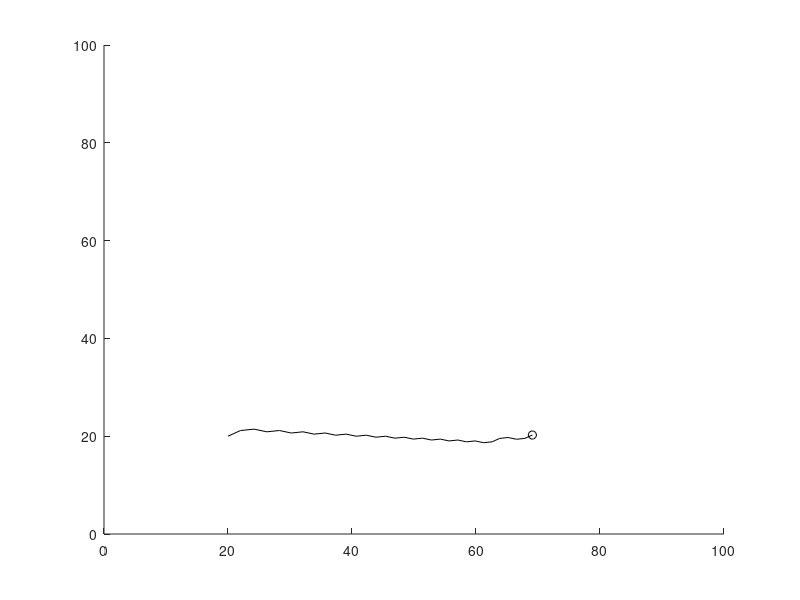

Here is the MATLAB script that generated this plot:
clc;
clear all;
close all;
%% Parameters

% Workspace Dimension
xlim([0 100])           % X Limit
ylim([0 100])           % Y Limit

%Velocity 
vel = 5;             % Maximum Speed m/s
vin = 0;             % Initial Speed m/s

%Steering angle
steering = pi/4;     % Maximum Steering Angle

%Robot in workspace, in x and y range
x = []; 
y = [];
theta = [];
v = []; 
%% Robot Initial Pose

% Initial Position 
x(1) = 20;             
y(1) = 20;              

% Initial Orientation 
theta(1) = pi/6;         

% Inital Velocity
v(1) = 0;

% Point Mass Robot
xlim([0 100])
ylim([0 100])
%% Go To Goal

xg = 70;        % Desired end position, x axis, Goal x.
yg = 20;        % Desired end position, y axis, Goal y.

% Time step
i = 1;                % First time Step
dt = 0.5;

% PID Controller Parameters
Kp = 0.1;         % Proportional Gain
Ki = 0.001;       % Integral Gain
Kd = 0.03;        % Derivative Gain

% Predefined Values
error = 0;             
previous_error = 0;
integral = 0;
setpoint = 3; % (Vref = 3 m/s)
measured_value = 0;
output = 3;
 
while 1
   
    % Velocity Control
    error = setpoint - vel; 
    integral = integral + error*dt;
    derivative = (error - previous_error)/dt;
    
    output = Kp*error + Ki*integral + Kd*derivative; % Output of controller

    previous_error = error;
    
    vel = vel + output - 0.01*vel;
           
    % Angular Control
    thetaD = atan2(yg-y(i),xg-x(i));    % Steer toward the goal
    E = atan2(sin(thetaD - theta(i)),cos(thetaD - theta(i)));  % e' = atan2(sin(e),cos(e)) ; e = thetaD - theta(i)
    steerA = Kp*E;
    
    if (abs(E) > steerA)
        E = sign(E)*(pi/4);
    end
   
    x(i+1) = x(i) + vel * cos(theta(i)) * dt;
    y(i+1) = y(i) + vel * sin(theta(i)) * dt;
    theta(i+1) = theta(i) + E * dt;
    
    cla;
    hold on;
    plot(x(i), y(i), 'ok');
    plot(x,y,'b');
    hold off;
    
    i = i+1;
    
    if (abs(x(i)-xg) <= 1.0) && (abs(y(i)-yg) <= 1.0)
        cla;
        hold on;
        plot(x(i), y(i), 'ok');
        plot(x,y,'k');
        hold off;
        break
    end    
    pause(0.01)   
end